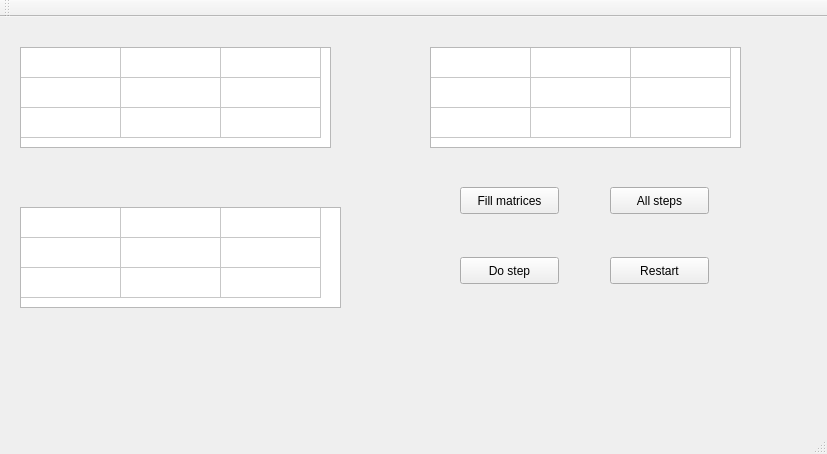
<?xml version="1.0" encoding="UTF-8"?>
<ui version="4.0">
 <class>MainWindow</class>
 <widget class="QMainWindow" name="MainWindow">
  <property name="geometry">
   <rect>
    <x>0</x>
    <y>0</y>
    <width>827</width>
    <height>454</height>
   </rect>
  </property>
  <property name="windowTitle">
   <string>MainWindow</string>
  </property>
  <widget class="QWidget" name="centralWidget">
   <widget class="QPushButton" name="pushButton">
    <property name="enabled">
     <bool>true</bool>
    </property>
    <property name="geometry">
     <rect>
      <x>460</x>
      <y>170</y>
      <width>99</width>
      <height>27</height>
     </rect>
    </property>
    <property name="text">
     <string>Fill matrices</string>
    </property>
    <property name="default">
     <bool>false</bool>
    </property>
   </widget>
   <widget class="QTableWidget" name="tableWidget">
    <property name="geometry">
     <rect>
      <x>20</x>
      <y>30</y>
      <width>311</width>
      <height>101</height>
     </rect>
    </property>
    <property name="showGrid">
     <bool>true</bool>
    </property>
    <attribute name="horizontalHeaderVisible">
     <bool>false</bool>
    </attribute>
    <attribute name="verticalHeaderVisible">
     <bool>false</bool>
    </attribute>
    <row>
     <property name="text">
      <string>New Row</string>
     </property>
    </row>
    <row>
     <property name="text">
      <string>New Row</string>
     </property>
    </row>
    <row>
     <property name="text">
      <string>New Row</string>
     </property>
    </row>
    <column>
     <property name="text">
      <string>New Column</string>
     </property>
    </column>
    <column>
     <property name="text">
      <string>New Column</string>
     </property>
    </column>
    <column>
     <property name="text">
      <string>New Column</string>
     </property>
    </column>
   </widget>
   <widget class="QTableWidget" name="tableWidget_2">
    <property name="geometry">
     <rect>
      <x>430</x>
      <y>30</y>
      <width>311</width>
      <height>101</height>
     </rect>
    </property>
    <attribute name="horizontalHeaderVisible">
     <bool>false</bool>
    </attribute>
    <attribute name="verticalHeaderVisible">
     <bool>false</bool>
    </attribute>
    <row>
     <property name="text">
      <string>New Row</string>
     </property>
    </row>
    <row>
     <property name="text">
      <string>New Row</string>
     </property>
    </row>
    <row>
     <property name="text">
      <string>New Row</string>
     </property>
    </row>
    <column>
     <property name="text">
      <string>New Column</string>
     </property>
    </column>
    <column>
     <property name="text">
      <string>New Column</string>
     </property>
    </column>
    <column>
     <property name="text">
      <string>New Column</string>
     </property>
    </column>
   </widget>
   <widget class="QTableWidget" name="tableWidget_3">
    <property name="geometry">
     <rect>
      <x>20</x>
      <y>190</y>
      <width>321</width>
      <height>101</height>
     </rect>
    </property>
    <property name="showDropIndicator" stdset="0">
     <bool>true</bool>
    </property>
    <attribute name="horizontalHeaderVisible">
     <bool>false</bool>
    </attribute>
    <attribute name="horizontalHeaderHighlightSections">
     <bool>false</bool>
    </attribute>
    <attribute name="verticalHeaderVisible">
     <bool>false</bool>
    </attribute>
    <attribute name="verticalHeaderHighlightSections">
     <bool>false</bool>
    </attribute>
    <row>
     <property name="text">
      <string>New Row</string>
     </property>
    </row>
    <row>
     <property name="text">
      <string>New Row</string>
     </property>
    </row>
    <row>
     <property name="text">
      <string>New Row</string>
     </property>
    </row>
    <column>
     <property name="text">
      <string>New Column</string>
     </property>
    </column>
    <column>
     <property name="text">
      <string>New Column</string>
     </property>
    </column>
    <column>
     <property name="text">
      <string>New Column</string>
     </property>
    </column>
   </widget>
   <widget class="QPushButton" name="pushButton_2">
    <property name="geometry">
     <rect>
      <x>460</x>
      <y>240</y>
      <width>99</width>
      <height>27</height>
     </rect>
    </property>
    <property name="text">
     <string>Do step</string>
    </property>
   </widget>
   <widget class="QLabel" name="label">
    <property name="geometry">
     <rect>
      <x>370</x>
      <y>330</y>
      <width>67</width>
      <height>17</height>
     </rect>
    </property>
    <property name="text">
     <string/>
    </property>
   </widget>
   <widget class="QPushButton" name="pushButton_3">
    <property name="geometry">
     <rect>
      <x>610</x>
      <y>170</y>
      <width>99</width>
      <height>27</height>
     </rect>
    </property>
    <property name="text">
     <string>All steps</string>
    </property>
   </widget>
   <widget class="QLabel" name="label_2">
    <property name="geometry">
     <rect>
      <x>20</x>
      <y>370</y>
      <width>241</width>
      <height>17</height>
     </rect>
    </property>
    <property name="palette">
     <palette>
      <active>
       <colorrole role="WindowText">
        <brush brushstyle="SolidPattern">
         <color alpha="255">
          <red>0</red>
          <green>0</green>
          <blue>0</blue>
         </color>
        </brush>
       </colorrole>
       <colorrole role="Button">
        <brush brushstyle="SolidPattern">
         <color alpha="255">
          <red>255</red>
          <green>255</green>
          <blue>255</blue>
         </color>
        </brush>
       </colorrole>
       <colorrole role="Light">
        <brush brushstyle="SolidPattern">
         <color alpha="255">
          <red>255</red>
          <green>255</green>
          <blue>255</blue>
         </color>
        </brush>
       </colorrole>
       <colorrole role="Midlight">
        <brush brushstyle="SolidPattern">
         <color alpha="255">
          <red>255</red>
          <green>255</green>
          <blue>255</blue>
         </color>
        </brush>
       </colorrole>
       <colorrole role="Dark">
        <brush brushstyle="SolidPattern">
         <color alpha="255">
          <red>127</red>
          <green>127</green>
          <blue>127</blue>
         </color>
        </brush>
       </colorrole>
       <colorrole role="Mid">
        <brush brushstyle="SolidPattern">
         <color alpha="255">
          <red>170</red>
          <green>170</green>
          <blue>170</blue>
         </color>
        </brush>
       </colorrole>
       <colorrole role="Text">
        <brush brushstyle="SolidPattern">
         <color alpha="255">
          <red>0</red>
          <green>0</green>
          <blue>0</blue>
         </color>
        </brush>
       </colorrole>
       <colorrole role="BrightText">
        <brush brushstyle="SolidPattern">
         <color alpha="255">
          <red>255</red>
          <green>255</green>
          <blue>255</blue>
         </color>
        </brush>
       </colorrole>
       <colorrole role="ButtonText">
        <brush brushstyle="SolidPattern">
         <color alpha="255">
          <red>0</red>
          <green>0</green>
          <blue>0</blue>
         </color>
        </brush>
       </colorrole>
       <colorrole role="Base">
        <brush brushstyle="SolidPattern">
         <color alpha="255">
          <red>255</red>
          <green>255</green>
          <blue>255</blue>
         </color>
        </brush>
       </colorrole>
       <colorrole role="Window">
        <brush brushstyle="SolidPattern">
         <color alpha="255">
          <red>255</red>
          <green>255</green>
          <blue>255</blue>
         </color>
        </brush>
       </colorrole>
       <colorrole role="Shadow">
        <brush brushstyle="SolidPattern">
         <color alpha="255">
          <red>0</red>
          <green>0</green>
          <blue>0</blue>
         </color>
        </brush>
       </colorrole>
       <colorrole role="AlternateBase">
        <brush brushstyle="SolidPattern">
         <color alpha="255">
          <red>255</red>
          <green>255</green>
          <blue>255</blue>
         </color>
        </brush>
       </colorrole>
       <colorrole role="ToolTipBase">
        <brush brushstyle="SolidPattern">
         <color alpha="255">
          <red>255</red>
          <green>255</green>
          <blue>220</blue>
         </color>
        </brush>
       </colorrole>
       <colorrole role="ToolTipText">
        <brush brushstyle="SolidPattern">
         <color alpha="255">
          <red>0</red>
          <green>0</green>
          <blue>0</blue>
         </color>
        </brush>
       </colorrole>
      </active>
      <inactive>
       <colorrole role="WindowText">
        <brush brushstyle="SolidPattern">
         <color alpha="255">
          <red>0</red>
          <green>0</green>
          <blue>0</blue>
         </color>
        </brush>
       </colorrole>
       <colorrole role="Button">
        <brush brushstyle="SolidPattern">
         <color alpha="255">
          <red>255</red>
          <green>255</green>
          <blue>255</blue>
         </color>
        </brush>
       </colorrole>
       <colorrole role="Light">
        <brush brushstyle="SolidPattern">
         <color alpha="255">
          <red>255</red>
          <green>255</green>
          <blue>255</blue>
         </color>
        </brush>
       </colorrole>
       <colorrole role="Midlight">
        <brush brushstyle="SolidPattern">
         <color alpha="255">
          <red>255</red>
          <green>255</green>
          <blue>255</blue>
         </color>
        </brush>
       </colorrole>
       <colorrole role="Dark">
        <brush brushstyle="SolidPattern">
         <color alpha="255">
          <red>127</red>
          <green>127</green>
          <blue>127</blue>
         </color>
        </brush>
       </colorrole>
       <colorrole role="Mid">
        <brush brushstyle="SolidPattern">
         <color alpha="255">
          <red>170</red>
          <green>170</green>
          <blue>170</blue>
         </color>
        </brush>
       </colorrole>
       <colorrole role="Text">
        <brush brushstyle="SolidPattern">
         <color alpha="255">
          <red>0</red>
          <green>0</green>
          <blue>0</blue>
         </color>
        </brush>
       </colorrole>
       <colorrole role="BrightText">
        <brush brushstyle="SolidPattern">
         <color alpha="255">
          <red>255</red>
          <green>255</green>
          <blue>255</blue>
         </color>
        </brush>
       </colorrole>
       <colorrole role="ButtonText">
        <brush brushstyle="SolidPattern">
         <color alpha="255">
          <red>0</red>
          <green>0</green>
          <blue>0</blue>
         </color>
        </brush>
       </colorrole>
       <colorrole role="Base">
        <brush brushstyle="SolidPattern">
         <color alpha="255">
          <red>255</red>
          <green>255</green>
          <blue>255</blue>
         </color>
        </brush>
       </colorrole>
       <colorrole role="Window">
        <brush brushstyle="SolidPattern">
         <color alpha="255">
          <red>255</red>
          <green>255</green>
          <blue>255</blue>
         </color>
        </brush>
       </colorrole>
       <colorrole role="Shadow">
        <brush brushstyle="SolidPattern">
         <color alpha="255">
          <red>0</red>
          <green>0</green>
          <blue>0</blue>
         </color>
        </brush>
       </colorrole>
       <colorrole role="AlternateBase">
        <brush brushstyle="SolidPattern">
         <color alpha="255">
          <red>255</red>
          <green>255</green>
          <blue>255</blue>
         </color>
        </brush>
       </colorrole>
       <colorrole role="ToolTipBase">
        <brush brushstyle="SolidPattern">
         <color alpha="255">
          <red>255</red>
          <green>255</green>
          <blue>220</blue>
         </color>
        </brush>
       </colorrole>
       <colorrole role="ToolTipText">
        <brush brushstyle="SolidPattern">
         <color alpha="255">
          <red>0</red>
          <green>0</green>
          <blue>0</blue>
         </color>
        </brush>
       </colorrole>
      </inactive>
      <disabled>
       <colorrole role="WindowText">
        <brush brushstyle="SolidPattern">
         <color alpha="255">
          <red>127</red>
          <green>127</green>
          <blue>127</blue>
         </color>
        </brush>
       </colorrole>
       <colorrole role="Button">
        <brush brushstyle="SolidPattern">
         <color alpha="255">
          <red>255</red>
          <green>255</green>
          <blue>255</blue>
         </color>
        </brush>
       </colorrole>
       <colorrole role="Light">
        <brush brushstyle="SolidPattern">
         <color alpha="255">
          <red>255</red>
          <green>255</green>
          <blue>255</blue>
         </color>
        </brush>
       </colorrole>
       <colorrole role="Midlight">
        <brush brushstyle="SolidPattern">
         <color alpha="255">
          <red>255</red>
          <green>255</green>
          <blue>255</blue>
         </color>
        </brush>
       </colorrole>
       <colorrole role="Dark">
        <brush brushstyle="SolidPattern">
         <color alpha="255">
          <red>127</red>
          <green>127</green>
          <blue>127</blue>
         </color>
        </brush>
       </colorrole>
       <colorrole role="Mid">
        <brush brushstyle="SolidPattern">
         <color alpha="255">
          <red>170</red>
          <green>170</green>
          <blue>170</blue>
         </color>
        </brush>
       </colorrole>
       <colorrole role="Text">
        <brush brushstyle="SolidPattern">
         <color alpha="255">
          <red>127</red>
          <green>127</green>
          <blue>127</blue>
         </color>
        </brush>
       </colorrole>
       <colorrole role="BrightText">
        <brush brushstyle="SolidPattern">
         <color alpha="255">
          <red>255</red>
          <green>255</green>
          <blue>255</blue>
         </color>
        </brush>
       </colorrole>
       <colorrole role="ButtonText">
        <brush brushstyle="SolidPattern">
         <color alpha="255">
          <red>127</red>
          <green>127</green>
          <blue>127</blue>
         </color>
        </brush>
       </colorrole>
       <colorrole role="Base">
        <brush brushstyle="SolidPattern">
         <color alpha="255">
          <red>255</red>
          <green>255</green>
          <blue>255</blue>
         </color>
        </brush>
       </colorrole>
       <colorrole role="Window">
        <brush brushstyle="SolidPattern">
         <color alpha="255">
          <red>255</red>
          <green>255</green>
          <blue>255</blue>
         </color>
        </brush>
       </colorrole>
       <colorrole role="Shadow">
        <brush brushstyle="SolidPattern">
         <color alpha="255">
          <red>0</red>
          <green>0</green>
          <blue>0</blue>
         </color>
        </brush>
       </colorrole>
       <colorrole role="AlternateBase">
        <brush brushstyle="SolidPattern">
         <color alpha="255">
          <red>255</red>
          <green>255</green>
          <blue>255</blue>
         </color>
        </brush>
       </colorrole>
       <colorrole role="ToolTipBase">
        <brush brushstyle="SolidPattern">
         <color alpha="255">
          <red>255</red>
          <green>255</green>
          <blue>220</blue>
         </color>
        </brush>
       </colorrole>
       <colorrole role="ToolTipText">
        <brush brushstyle="SolidPattern">
         <color alpha="255">
          <red>0</red>
          <green>0</green>
          <blue>0</blue>
         </color>
        </brush>
       </colorrole>
      </disabled>
     </palette>
    </property>
    <property name="font">
     <font>
      <weight>75</weight>
      <bold>true</bold>
     </font>
    </property>
    <property name="text">
     <string/>
    </property>
   </widget>
   <widget class="QPushButton" name="pushButton_4">
    <property name="geometry">
     <rect>
      <x>610</x>
      <y>240</y>
      <width>99</width>
      <height>27</height>
     </rect>
    </property>
    <property name="text">
     <string>Restart</string>
    </property>
   </widget>
  </widget>
  <widget class="QMenuBar" name="menuBar">
   <property name="geometry">
    <rect>
     <x>0</x>
     <y>0</y>
     <width>827</width>
     <height>25</height>
    </rect>
   </property>
  </widget>
  <widget class="QToolBar" name="mainToolBar">
   <attribute name="toolBarArea">
    <enum>TopToolBarArea</enum>
   </attribute>
   <attribute name="toolBarBreak">
    <bool>false</bool>
   </attribute>
  </widget>
  <widget class="QStatusBar" name="statusBar"/>
 </widget>
 <layoutdefault spacing="6" margin="11"/>
 <resources/>
 <connections/>
</ui>
